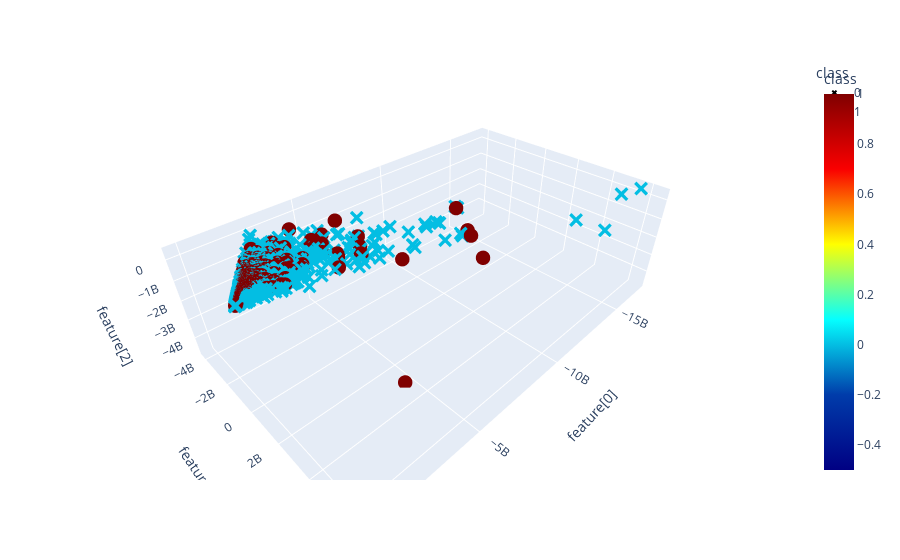

Notebook source saved alongside this figure:
### Code cell
run_analysis_pipeline('features_256_lesion_mask.csv')

### Figure 1 — Plotly figure (JSON) as saved in the notebook; plotly's stock layout.template omitted (floating-point values rounded to 4 significant figures; data arrays with more than 128 entries replaced by an {"elided": "..."} marker saying what was removed)
{"data": [{"hovertemplate": "class=%{marker.color}<br>feature[0]=%{x}<br>feature[1]=%{y}<br>feature[2]=%{z}<extra></extra>", "legendgroup": "0", "marker": {"color": {"elided": "1396 int values"}, "coloraxis": "coloraxis", "size": 5, "symbol": "x"}, "mode": "markers", "name": "0", "scene": "scene", "showlegend": true, "type": "scatter3d", "x": {"elided": "1396 float values"}, "y": {"elided": "1396 float values"}, "z": {"elided": "1396 float values"}}, {"hovertemplate": "class=%{marker.color}<br>feature[0]=%{x}<br>feature[1]=%{y}<br>feature[2]=%{z}<extra></extra>", "legendgroup": "1", "marker": {"color": {"elided": "1397 int values"}, "coloraxis": "coloraxis", "size": 5, "symbol": "circle"}, "mode": "markers", "name": "1", "scene": "scene", "showlegend": true, "type": "scatter3d", "x": {"elided": "1397 float values"}, "y": {"elided": "1397 float values"}, "z": {"elided": "1397 float values"}}], "layout": {"coloraxis": {"colorbar": {"title": {"text": "class"}}, "colorscale": [[0, "rgb(0,0,131)"], [0.2, "rgb(0,60,170)"], [0.4, "rgb(5,255,255)"], [0.6, "rgb(255,255,0)"], [0.8, "rgb(250,0,0)"], [1, "rgb(128,0,0)"]]}, "legend": {"title": {"text": "class"}, "tracegroupgap": 0}, "margin": {"t": 60}, "scene": {"domain": {"x": [0, 1], "y": [0, 1]}, "xaxis": {"title": {"text": "feature[0]"}}, "yaxis": {"title": {"text": "feature[1]"}}, "zaxis": {"title": {"text": "feature[2]"}}}}}
